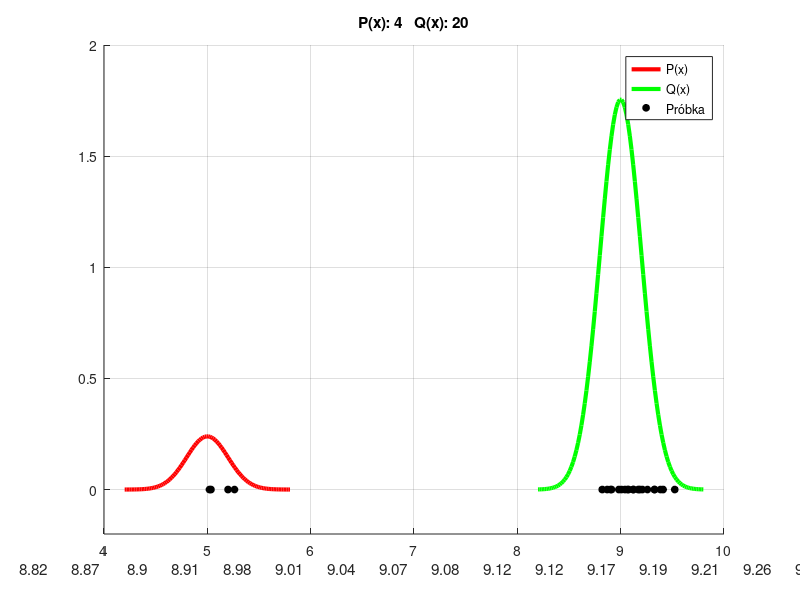

This chart was generated by the following MATLAB code: (Note: this script raises an error after producing the figure.)
close all;
clear;
clc;

mip=5;sigp=0.2;
miq=9;sigq=0.2;
epsilon=1 - 0.12; 

N=24;
p=0;
q=0;
x=[];
for i=1:N
   if rand>epsilon 
       x=[x;randn*sigp+mip];
       p=p+1; 
   else
       x=[x; randn*sigq+miq];
       q=q+1; 
   end % realizacja modelu Jeffreysa
end
n=zeros(size(x));
x=sort(x);
figure;
hold on;
lw=3;
xx=linspace(mip-4*sigp,mip+4*sigp,100);
plot(xx,(1-epsilon)*normpdf(xx,mip,sigp),'r','LineWidth',lw); % teoretyczny przebieg rozkładu P(x)
xx=linspace(miq-4*sigq,miq+4*sigq,100);
plot(xx,epsilon*normpdf(xx,miq,sigq),'g','LineWidth',lw); % teoretyczny przebieg rozkładu Q(x)
plot(x,n,'o','MarkerEdgeColor','k','MarkerFaceColor','k','MarkerSize',5);
grid on;
a=axis;
a(3)=-0.2;axis(a);
title(['P(x): ' num2str(p) '   Q(x): ' num2str(q)]);
legend('P(x)','Q(x)','Próbka'); xlabel(['x= ' num2str(x',3)]);

[wy, x_cenzura] = dixon(x, 'min');

disp(wy);